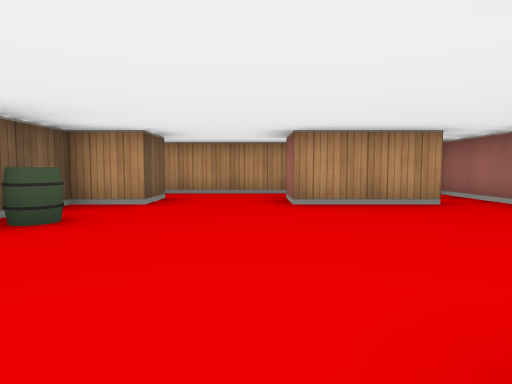
View 1 (above)

12 first-person views from a walk through a cub3D ray-caster map. The camera is about half as high as the walls, tilts 4° down and sees 75° across. The floor is counted in squares. Each view is taken from the middle of a square. On the plan, view 1 faces up. The plan holds only what a view shows up to about 9 squares ahead; the rest is blank.

View 2
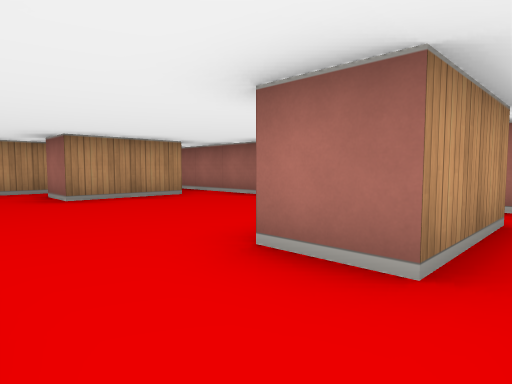

View 3
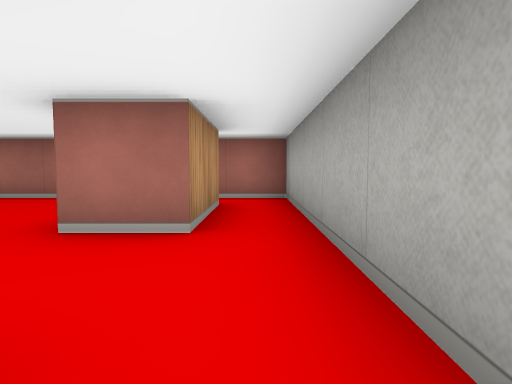

View 4
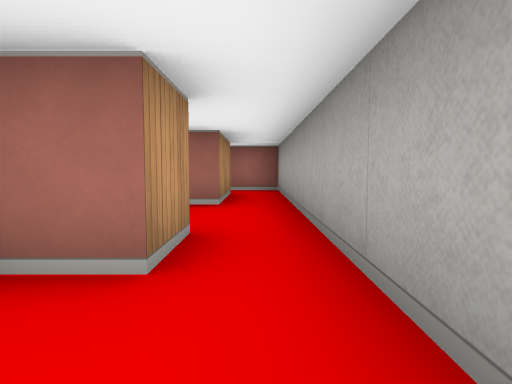

View 5
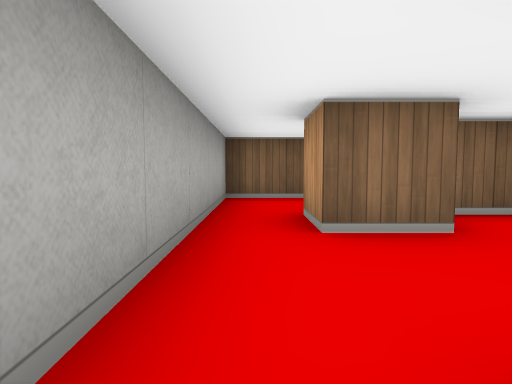

View 6
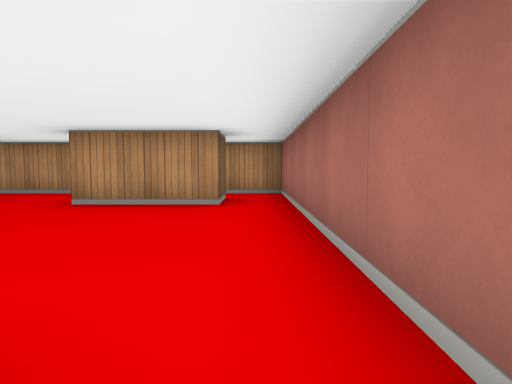

View 7
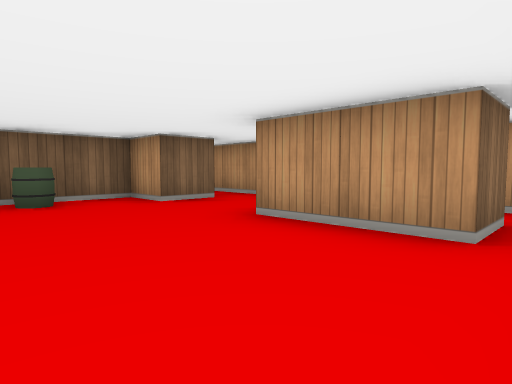

View 8
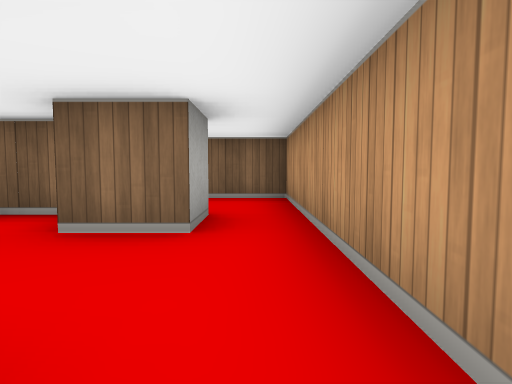

View 9
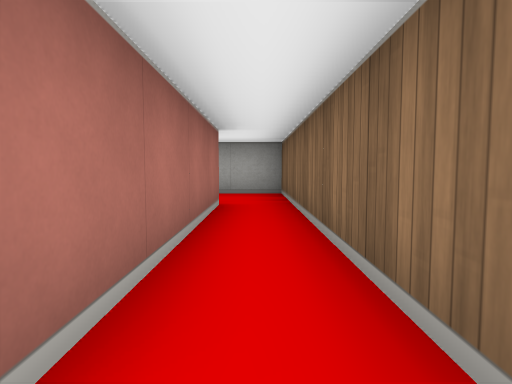

View 10
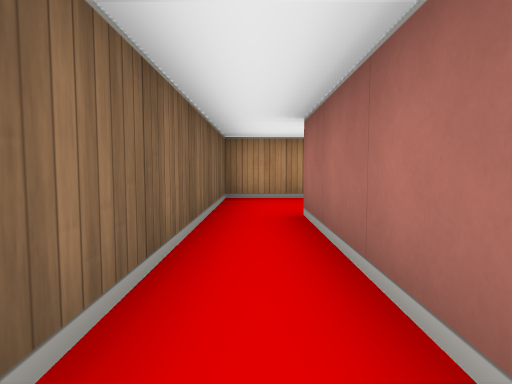

View 11
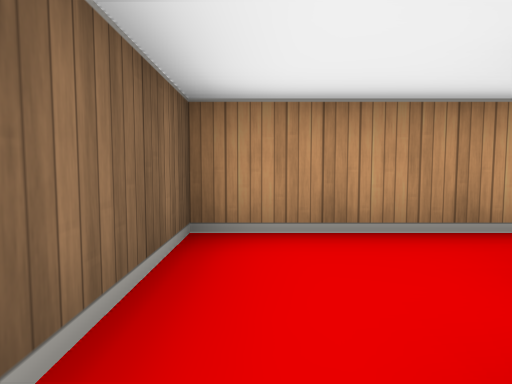

View 12
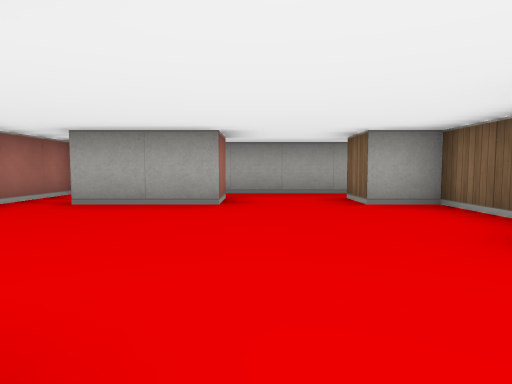

### Floor plan
Points are (right, up) in squares from view 1. A wall is a line through its corners. A room is listed if a view was taken in it or the views show most of it. See-through windows are left out.
Room 1 (views 1, 7, 12)
walls: (-1.5, 5.5) (-1.5, 4.5) (-2.5, 4.5) (-2.5, 0.5) (-1.5, 0.5) (-1.5, -0.5); (2.5, 4.5) (0.5, 4.5) (0.5, 5.5); (0.5, -0.5) (0.5, 0.5) (2.5, 0.5); (3.5, 0.5) (3.5, 4.5)
ways out: opening at (-0.5, 0) to room 2; opening at (3, 0) to room 4; opening at (3, 5) to room 5; opening at (-0.5, 5) to room 6
objects: barrel (-2, 3)
Room 2 (views 2, 3)
walls: (-1.5, -0.5) (-2.5, -0.5); (-3.5, -1.5) (0.5, -1.5)
ways out: opening at (-0.5, 0) to room 1; opening at (-2.5, -1) to room 3; opening at (1.5, -1) to room 4
Room 3 (views 4, 9, 10, 11)
walls: (-3.5, 0.5) (-3.5, 4.5); (-3.5, 6.5) (-4.5, 6.5) (-4.5, -1.5) (-3.5, -1.5); (-2.5, -0.5) (-2.5, 0.2)
ways out: opening at (-2.5, -1) to room 2; opening at (-2.5, 6) to room 6
Room 4 (views 5, 6)
walls: (2.5, -0.5) (0.5, -0.5); (0.5, -1.5) (3.5, -1.5) (3.5, 0.5)
ways out: opening at (3, 0) to room 1; opening at (1.5, -1) to room 2
Room 5 (view 8)
walls: (2.5, 5.5) (2.5, 4.5); (3.5, 4.5) (3.5, 6.5) (2.2, 6.5)
ways out: opening at (3, 5) to room 1; opening at (1.5, 6) to room 6
Room 6 (no view inside)
walls: (-2.5, 5.5) (-1.5, 5.5); (0.8, 6.5) (-3.5, 6.5)
ways out: opening at (-0.5, 5) to room 1; opening at (-2.5, 6) to room 3; opening at (1.5, 6) to room 5

Where each view was taken, in squares from view 1:
view 1: 0 up, 0 right, facing up
view 2: 1 down, 1 left, facing up-right
view 3: 1 down, 2 left, facing right
view 4: 1 down, 4 left, facing right
view 5: 1 down, 1 right, facing left
view 6: 0 up, 3 right, facing up
view 7: 2 up, 3 right, facing up-left
view 8: 6 up, 1 right, facing left
view 9: 5 up, 4 left, facing down
view 10: 1 up, 4 left, facing up
view 11: 4 up, 4 left, facing up
view 12: 5 up, 0 right, facing down
